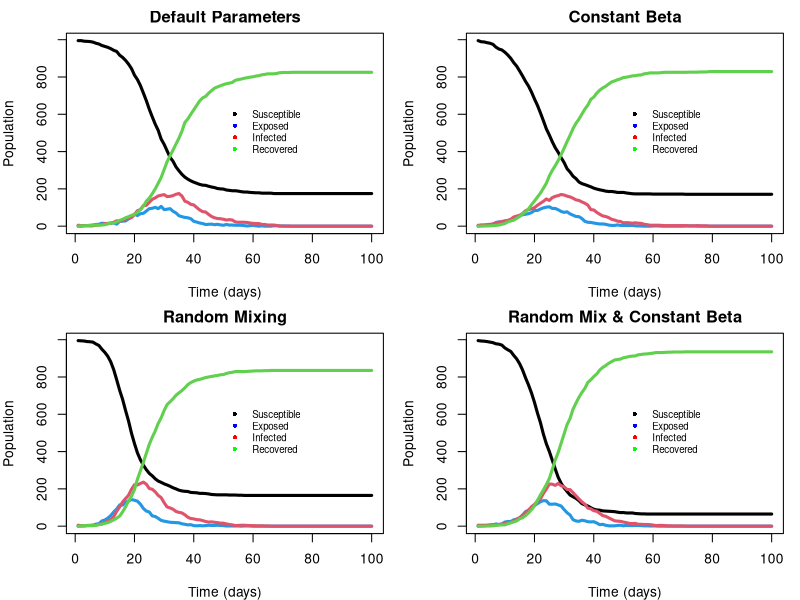

Here is the R script that generated this plot:
# Jackson Cramer (s2274544), Maximillian McCourt (s2145762), Natalia Montalvo Cabornero (s1969053)

# As a three, we collaborated on the development and optimisation of each exercise. While we divided forces, 
# we ensured  a roughly equal distribution of work through code reviews, debugging sessions and meetings for problem solving. 
# Jackson focused on the plotting in questions 4 and 5 as well as building vector h in question 1. Max focused on the nseir function in queston 3, and Natalia
# focused on the get.net function in question 2, alongside writing concise, clear code commenting.

# Exercise 1
n <- 1000
h_max <- 5

h <- rep(1:n, sample(1:h_max, n, replace=TRUE))[1:n] |> sample()

# Exercise 2

# One looped version of get.net
get.net <- function(beta,h,nc=15){
  # establish population using length of beta
  n <- length(beta) 
  # initialise empty contact list with n entries
  contacts <- vector("list", n)
  # record probability coefficient for efficiency
  coeff <- nc/(mean(beta)**2 * (n - 1))
  for (i in 1:(n-1)){
    # establish all people in future possible links that are not household members to person i
    non_h <- h[(i+1):n]!=h[i] # ??!! how does this handle when there are non-household members earlier than i
    # initialise all possible links for person i
    poss_links <- c((i+1):n)[non_h]
    # extract corresponding betas
    beta_poss_links <- beta[poss_links]
    # finds probabilities of contact between person i and possible future links
    prob_betas <- coeff*beta[i]*beta_poss_links
    # generate links based on probabilities
    link_idx <- rbinom(length(prob_betas), 1, prob_betas) == 1
    links <- poss_links[link_idx]
    contacts[[i]] <- c(contacts[[i]], links)
    for (j in links) {
      contacts[[j]] <- c(contacts[[j]], i)
    }
  }
  return(contacts)
}

#system.time(alink <- get.net(beta,h,nc))


# SEIR Model

nseir <- function(beta,h,alink,alpha=c(.1,.01,.01),delta=.2,gamma=.4,nc=15, nt = 100,pinf = .005){
  # Our SEIR, t data
  # Using S=0, E=1, I=2, R=3 structure
  n <- length(beta)
  # defining alphas
  alpha_h <- alpha[1]
  alpha_c <- alpha[2]
  alpha_r <- alpha[3]
  # total population
  x <- rep(0, n)
  # initialise infected individuals at random
  x[sample(n, max(1,round(n*pinf)))] <- 2 # use max() to ensure at least 1 person starts as infected
  # initialise SEIR counts
  S <- E <- I <- R <- rep(0,nt)
  S[1] <- sum(x == 0)
  I[1] <- sum(x == 2)
  # initialize denominator for probability calculation
  coeff <- (alpha_r*nc)/(mean(beta)^2 * (n-1))
  # loop over days
  for (t in 2:nt){
    # generate n random deviates for mutually exclusive daily transitions
    u <- runif(n)
    x[x==2 & u<delta] <- 3 # infected to recovered
    x[x==1 & u<gamma] <- 2 # exposed to infected
    # susceptible to exposed
    current_I <- which(x==2)
    for (i in current_I){
      # if x is susceptible, and in same household as i, and random number less than alpha_h probability
      household <- which(h==h[i] & x==0)
      # uses runif of length of household to select which household members become exposed
      x[household[runif(length(household)) < alpha_h]] <- 1
      # contacts mixing daily probability
      # if x is susceptible, and in contact list of i, and random number less than alpha_c probability
      # finds all susceptible contacts of infected person i
      contacts_i <- alink[[i]]
      sus_contacts <- contacts_i[x[contacts_i]==0]
      # uses runif of length of susceptible contacts to select which susceptible contacts become exposed
      x[sus_contacts[runif(sus_contacts) < alpha_c]] <- 1
      # random mixing daily probability
      susceptible <- which(x==0) # initialize those susceptible to infection
      r_prob <- coeff*beta[i]*beta[susceptible]
      x[susceptible[runif(length(susceptible)) < r_prob]] <- 1
      # count of SEIR population
    }
    S[t] <- sum(x==0)
    E[t] <- sum(x==1)
    I[t] <- sum(x==2)
    R[t] <- sum(x==3)
  }
  return(list(S=S,E=E,I=I,R=R,t=1:nt))
}

#system.time(epi <- nseir(beta,h,alink))
# function operates correctly, runs in about 8.5 seconds with n=10,000.

# Exercise 4

# build function to plot population in each S.E.I.R group over time
plot_dynamics = function(pop_states, title=""){
  # pop_states - population state counts as produced by nseir
  # title - plot title
  # calculate highest population among groups for consistent axis scaling
  ymax <- max(c(pop_states$S, pop_states$E, pop_states$I, pop_states$R))
  # plot each S.E.I.R group as lines, differentiated by color
  plot(pop_states$S,ylim=c(0,ymax), type="l", lwd=3, xlab="Time (days)", ylab="Population", main=title) # S black
  lines(pop_states$E, col=4, lwd=3) # E blue
  lines(pop_states$I, col=2, lwd=3) # I red
  lines(pop_states$R, col=3, lwd=3) # R green
  # include legend to recognize meaning of each line color
  legend(x=length(pop_states$R)/2, y=ymax/1.5, # length(pop_states$t)
         legend=c("Susceptible", "Exposed", "Infected", "Recovered"),
         col=c("black", "blue", "red", "green"),
         lty=NA, lwd=2,
         pch=16,
         cex=0.7, bty="n")
}


# Exercise 5

# initialize a 'sociability' parameter (a number between 0 and 1) for each person
beta <- runif(n, 0, 1)
# create regular network of contacts between each person
alink <- get.net(beta,h)

# simulate epidemic using default parameters as specified in nseir function
def_params = nseir(beta,h,alink)

# simulate epidemic by removing household and regular network structure, keeping average initial infections per day the same for each person
random_mixing = nseir(beta, h, alink, alpha=c(0,0,.04)) # ??!! double check I did this right, and update the 4th if its wrong

# simulate epidemic using full model with default parameters, but assigning each person the same 'sociability' parameter, which is the average of our original beta parameters
avg_beta = 1:length(beta)
avg_beta[1:length(avg_beta)] = mean(beta)
constant_beta = nseir(avg_beta,h,alink)

# simulate epidemic by combining the conditions of the previous two simulations
random_mix_constant_beta = nseir(avg_beta,h,alink, alpha=c(0,0,.04))

# set plotting layout/margins for epidemic plots
par(mfcol=c(2,2), mar=c(4,4,2,1))
# specify titles to be added to plots
titles <- c("Default Parameters", "Random Mixing", "Constant Beta", "Random Mix & Constant Beta")
plots <- list(def_params, random_mixing, constant_beta, random_mix_constant_beta)
# use plot_dynamics to plot each of the four epidemic conditions
for (i in seq_along(plots)) {
  plot_dynamics(plots[[i]], titles[i])
}

# Comment on plots
